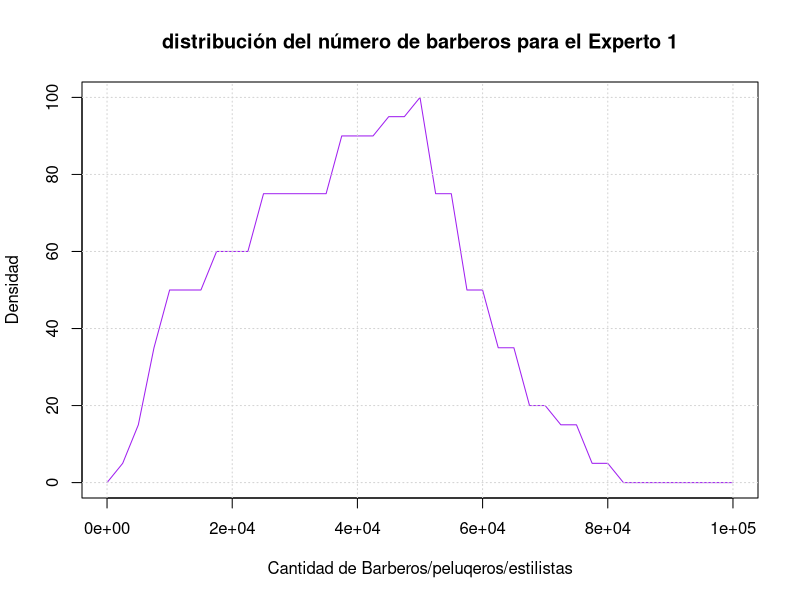
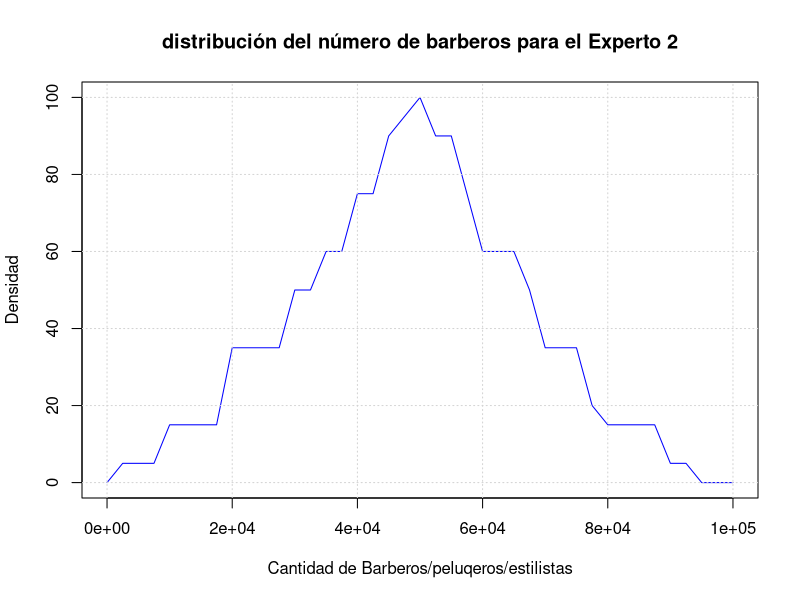
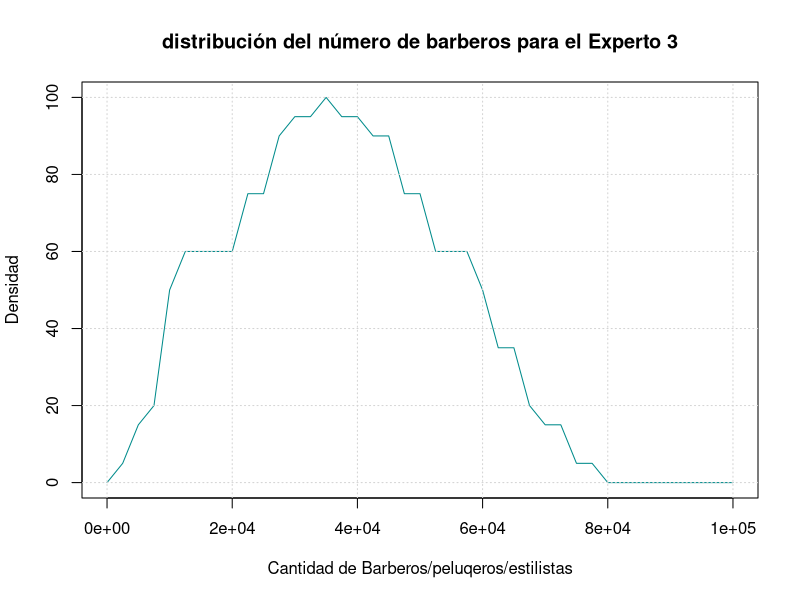
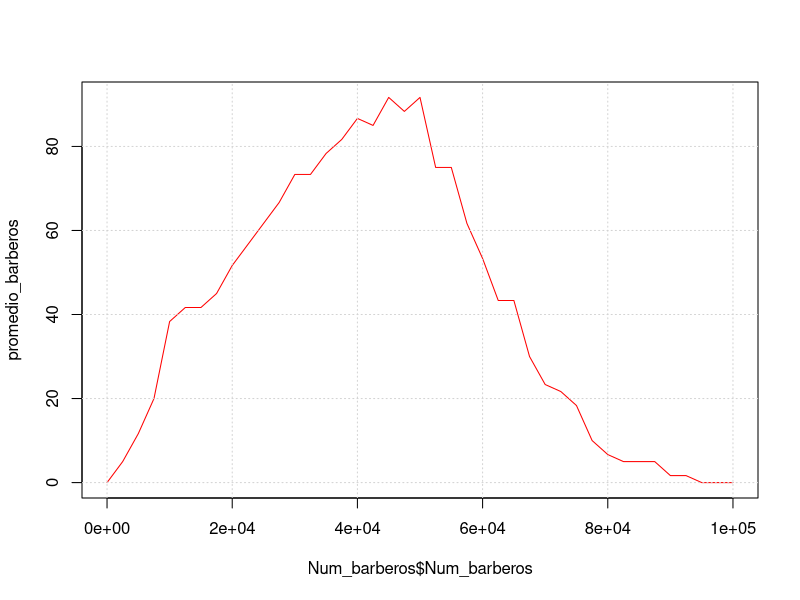
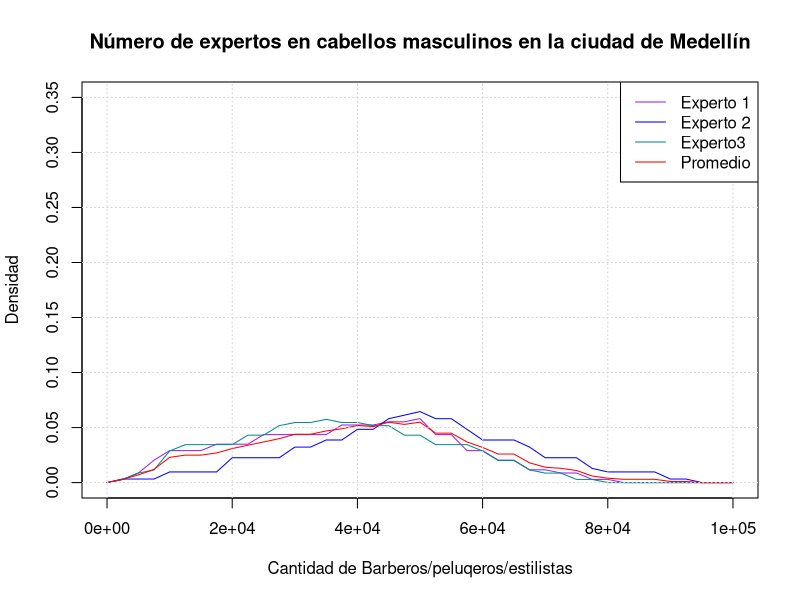
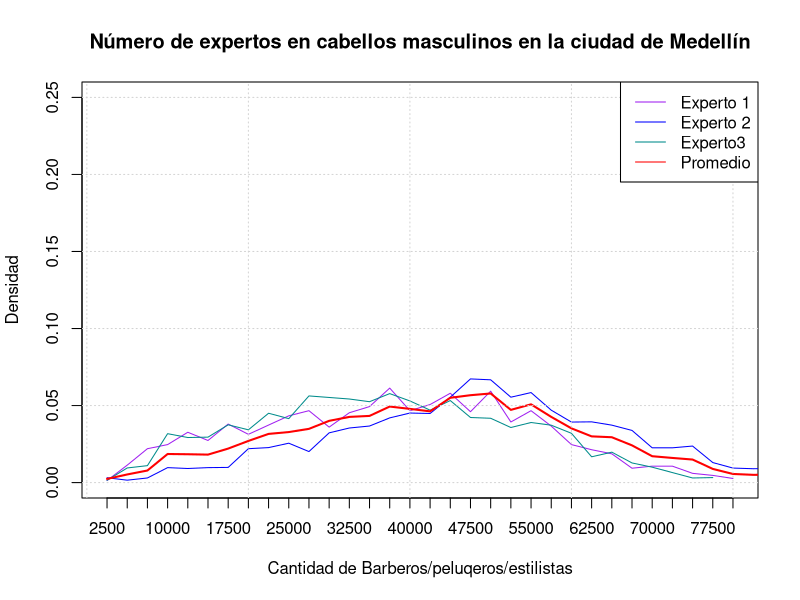
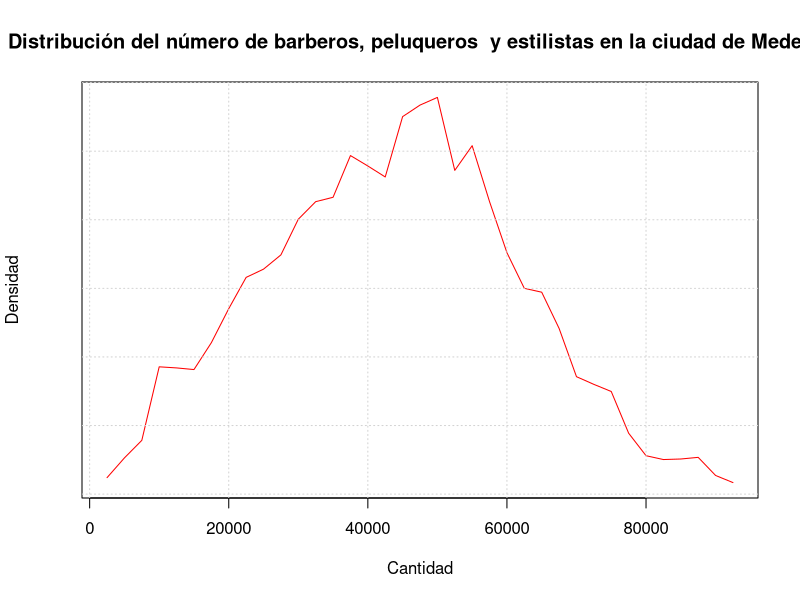
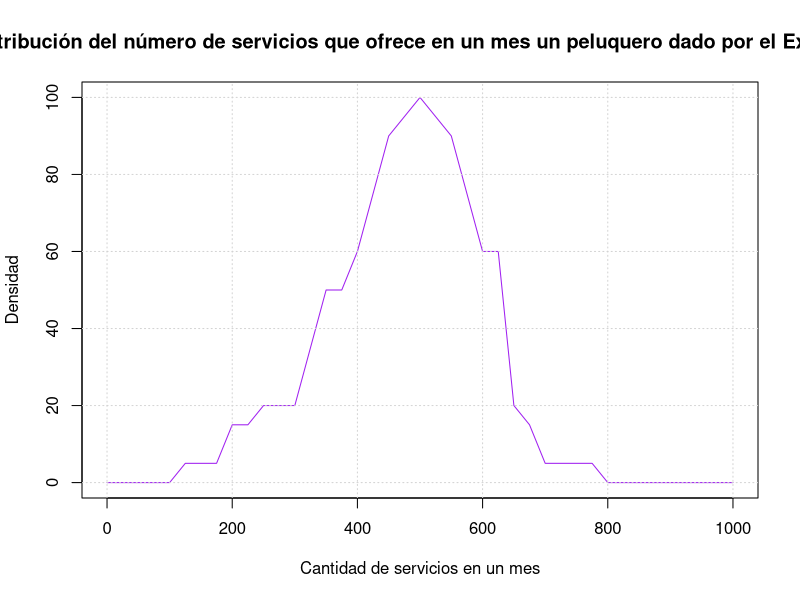

Generate these figures, in order, with R:
## ---- chunk 1
knitr::opts_chunk$set(echo = TRUE)
## ---- chunk 2
library(readxl)
Num_barberos <- read_excel("Num_barberos.xlsx")
Num_barberos <- data.frame(Num_barberos)
## ---- chunk 3
head(Num_barberos)
## ---- chunk 4
plot(Num_barberos$Num_barberos, Num_barberos$Experto1, type='l',ylab='Densidad',xlab='Cantidad de Barberos/peluqeros/estilistas', pch=19, col="purple", main="distribución del número de barberos para el Experto 1")
grid()
## ---- chunk 5
plot(Num_barberos$Num_barberos, Num_barberos$Experto2, type='l',ylab='Densidad',xlab='Cantidad de Barberos/peluqeros/estilistas', pch=19, col="blue", main="distribución del número de barberos para el Experto 2")
grid()
## ---- chunk 6
plot(Num_barberos$Num_barberos, Num_barberos$Experto3, type='l',ylab='Densidad',xlab='Cantidad de Barberos/peluqeros/estilistas', pch=19, col="cyan4", main="distribución del número de barberos para el Experto 3")
grid()
## ---- chunk 7
promedio_barberos <- rowMeans(data.frame(Num_barberos$Experto1, Num_barberos$Experto2, Num_barberos$Experto3))
## ---- chunk 8
plot(Num_barberos$Num_barberos,promedio_barberos,type='l',col='red', pch=19)
grid()
## ---- chunk 9
# Proporciones en cada una de las muestras
res1<-prop.table(Num_barberos$Experto1)
res2<-prop.table(Num_barberos$Experto2)
res3<-prop.table(Num_barberos$Experto3)

# Mezclando muestras de los expertos
res4<-prop.table(promedio_barberos)
## ---- chunk 10
plot(Num_barberos$Num_barberos, res1, type='l',ylab='Densidad',xlab='Cantidad de Barberos/peluqeros/estilistas', ylim=c(0,0.35), pch=19, col="purple")
title(main='Número de expertos en cabellos masculinos en la ciudad de Medellín')
points(Num_barberos$Num_barberos,res2,type='l',col='blue', pch=19)
points(Num_barberos$Num_barberos,res3,type='l',col='cyan4', pch=19)
points(Num_barberos$Num_barberos,res4,type='l',col='red', pch=19)
grid()
legend("topright",c('Experto 1','Experto 2','Experto3','Promedio'),lty=c(1,1,1,1),
col=c('purple','blue','cyan4','red'))
## ---- chunk 11
#Muestra experto 1
Nsim <-1000
n.seguridad1 <- 1.5
muestra1<-sample(Num_barberos[,1],Nsim*n.seguridad1,replace=T,prob=Num_barberos$Experto1)
## ---- chunk 12
Nsim <-1000
n.seguridad2 <- 7
muestra2<-sample(Num_barberos[,1],Nsim*n.seguridad2,replace=T,prob=Num_barberos$Experto2)
## ---- chunk 13
Nsim <-1000
n.seguridad3 <- 4
muestra3<-sample(Num_barberos[,1],Nsim*n.seguridad3,replace=T,prob=Num_barberos$Experto3)
## ---- chunk 14
# Mezclando muestras de los expertos
res4<-prop.table(table(c(muestra1,muestra2, muestra3)))
res4
## ---- chunk 15
plot(prop.table(table(muestra1)), type='l',ylab='Densidad',xlab='Cantidad de Barberos/peluqeros/estilistas', pch=19, col="purple", ylim = c(0, 0.25), lwd = 1)
title(main='Número de expertos en cabellos masculinos en la ciudad de Medellín')
points(prop.table(table(muestra2)),type='l',col='blue', pch=19, lwd = 1)
points(prop.table(table(muestra3)),type='l',col='cyan4', pch=19,lwd = 1)
points(sort(unique(c(muestra1,muestra2, muestra3))),res4,type='l',col='red', pch=19, lwd = 2)
grid()
legend("topright",c('Experto 1','Experto 2','Experto3','Promedio'),lty=c(1,1,1,1),
col=c('purple','blue','cyan4','red'))
## ---- chunk 16
muestra_final_barberos <- c(muestra1, muestra2, muestra3)
summary(muestra_final_barberos)
## ---- chunk 17
plot(sort(unique(c(muestra1,muestra2, muestra3))),res4,type='l',col='red', pch=19, main="Distribución del número de barberos, peluqueros  y estilistas en la ciudad de Medellín", ylab = "Densidad", xlab = "Cantidad")
grid()
## ---- chunk 18
Num_clientes <- read_excel("Num_clientes.xlsx")
Num_clientes <- data.frame(Num_clientes)
## ---- chunk 19
head(Num_clientes)
## ---- chunk 20
plot(Num_clientes$Num_clientes, Num_clientes$Experto1, type='l',ylab='Densidad',xlab='Cantidad de servicios en un mes', pch=19, col="purple", main="distribución del número de servicios que ofrece en un mes un peluquero dado por el Experto 1")
grid()
## ---- chunk 21
plot(Num_clientes$Num_clientes, Num_clientes$Experto2, type='l',ylab='Densidad',xlab='Cantidad de servicios en un mes', pch=19, col="blue", main="distribución del número de servicios que ofrece en un mes un peluquero dado por el Experto 2")
grid()
## ---- chunk 22
plot(Num_clientes$Num_clientes, Num_clientes$Experto3, type='l',ylab='Densidad',xlab='Cantidad de servicios en un mes', pch=19, col="purple", main="distribución del número de servicios que ofrece en un mes un peluquero dado por el Experto 3")
grid()
## ---- chunk 23
promedio_clientes <- rowMeans(data.frame(Num_clientes$Experto1, Num_clientes$Experto2, Num_clientes$Experto3))
## ---- chunk 24
plot(Num_clientes$Num_clientes,promedio_clientes,type='l',col='red', pch=19)
grid()
## ---- chunk 25
# Proporciones en cada una de las muestras
res1<-prop.table(Num_clientes$Experto1)
res2<-prop.table(Num_clientes$Experto2)
res3<-prop.table(Num_clientes$Experto3)

# Mezclando muestras de los expertos
res4<-prop.table(promedio_clientes)
## ---- chunk 26
plot(Num_clientes$Num_clientes, res1, type='l',ylab='Densidad',xlab='Cantidad de Barberos/peluqeros/estilistas', ylim=c(0,0.1), pch=19, col="purple")
title(main='Número de servicios en un mes de especialistas en cabello masculino')
points(Num_clientes$Num_clientes,res2,type='l',col='blue', pch=19)
points(Num_clientes$Num_clientes,res3,type='l',col='cyan4', pch=19)
points(Num_clientes$Num_clientes,res4,type='l',col='red', pch=19)
grid()
legend("topright",c('Experto 1','Experto 2','Experto3','Promedio'),lty=c(1,1,1,1),
col=c('purple','blue','cyan4','red'))
## ---- chunk 27
#Muestra experto 1
Nsim <-1000
n.seguridad1 <- 1.5
muestra1<-sample(Num_clientes[,1],Nsim*n.seguridad1,replace=T,prob=Num_clientes$Experto1)
## ---- chunk 28
Nsim <-1000
n.seguridad2 <- 7
muestra2<-sample(Num_clientes[,1],Nsim*n.seguridad2,replace=T,prob=Num_clientes$Experto2)
## ---- chunk 29
Nsim <-1000
n.seguridad3 <- 4
muestra3<-sample(Num_clientes[,1],Nsim*n.seguridad3,replace=T,prob=Num_clientes$Experto3)
## ---- chunk 30
# Mezclando muestras de los expertos
res4<-prop.table(table(c(muestra1,muestra2, muestra3)))
res4
## ---- chunk 31
plot(prop.table(table(muestra1)), type='l',ylab='Densidad',xlab='Cantidad de Barberos/peluqeros/estilistas', pch=19, col="purple", lwd = 1)
title(main='Número de expertos en cabellos masculinos en la ciudad de Medellín')
points(prop.table(table(muestra2)),type='l',col='blue', pch=19, lwd = 1)
points(prop.table(table(muestra3)),type='l',col='cyan4', pch=19,lwd = 1)
points(sort(unique(c(muestra1,muestra2, muestra3))),res4,type='l',col='red', pch=19, lwd = 2)
grid()
legend("topright",c('Experto 1','Experto 2','Experto3','Promedio'),lty=c(1,1,1,1),
col=c('purple','blue','cyan4','red'))
## ---- chunk 32
muestra_final_clientes <- c(muestra1, muestra2, muestra3)
summary(muestra_final_clientes)
## ---- chunk 33
plot(sort(unique(c(muestra1,muestra2, muestra3))),res4,type='l',col='red', pch=19, main="Distribución del número de barberos, peluqueros  y estilistas en la ciudad de Medellín", ylab = "Densidad", xlab = "Cantidad")
grid()
## ---- chunk 34
Precios <- read_excel("Ingresos.xlsx")
Precios <- data.frame(Precios)
## ---- chunk 35
head(Precios)
tail(Precios)
## ---- chunk 36
indices <- which(Precios$Costo%%500==0) 
Precios <- Precios[indices,]
## ---- chunk 37
plot(Precios$Costo, Precios$Experto1, type = "l", col="purple", main="Distribución costo servicio experto1")
## ---- chunk 38
plot(Precios$Costo, Precios$Experto2, type = "l", col="blue", main="Distribución costo servicio experto2")
## ---- chunk 39
plot(Precios$Costo, Precios$Experto3, type = "l", col="cyan4", main="Distribución costo servicio experto3")
## ---- chunk 40
res <- data.frame(Precios$Experto1, Precios$Experto2, Precios$Experto3)
promedio_Precios <- rowMeans(res)
## ---- chunk 41
plot(Precios$Costo, Precios$Experto1, type='l',ylab='Densidad',xlab='Costos', pch=19, col="purple", ylim = c(0, 450))
title(main='Pago por servicio promedio')
points(Precios$Costo,Precios$Experto2,type='l',col='blue', pch=19)
points(Precios$Costo,Precios$Experto3,type='l',col='cyan4', pch=19)
points(Precios$Costo, promedio_Precios, col="red", pch=19, type = "l")
#points(sort(unique(c(medias1,medias2, medias3))),res4,type='l',col='red', pch=19)
grid()
legend("topright",c('Experto 1','Experto 2','Experto3','Promedio'),lty=c(1,1,1,1),
col=c('purple','blue','cyan4','red'))
## ---- chunk 42
Nsim<-1000
n.seguridad1 <- 1.5
n.seguridad2 <- 7
n.seguridad3 <- 4
## ---- chunk 43
muestra1<-apply(matrix(
  sample(Precios$Costo,Nsim*n.seguridad1*(n.seguridad1-0.5),replace=T,prob=Precios$Experto1),
  ncol=n.seguridad1),1,mean)
## ---- chunk 44
summary(muestra1)
## ---- chunk 45
muestra2<-apply(matrix(
  sample(Precios$Costo,Nsim*n.seguridad2^2,replace=T,prob=Precios$Experto2),
  ncol=n.seguridad2),1,mean)
## ---- chunk 46
summary(muestra2)
## ---- chunk 47
muestra3<-apply(matrix(
  sample(Precios$Costo,Nsim*n.seguridad3^2,replace=T,prob=Precios$Experto3),
  ncol=n.seguridad3),1,mean)
## ---- chunk 48
summary(muestra3)
## ---- chunk 49
# Mezclando muestras de los expertos
res4<-prop.table(table(c(muestra1,muestra2, muestra3)))
## ---- chunk 50
plot(prop.table(table(muestra1)), type='l',ylab='Densidad',xlab='Cantidad de Barberos/peluqeros/estilistas', pch=19, col="purple", ylim = c(0, 0.05), lwd = 1)
title(main='Número de expertos en cabellos masculinos en la ciudad de Medellín')
points(prop.table(table(muestra2)),type='l',col='blue', pch=19, lwd = 1)
points(prop.table(table(muestra3)),type='l',col='cyan4', pch=19,lwd = 1)
points(sort(unique(c(muestra1,muestra2, muestra3))),res4,type='l',col='red', pch=19, lwd = 2)
grid()
legend("topright",c('Experto 1','Experto 2','Experto3','Promedio'),lty=c(1,1,1,1),
col=c('purple','blue','cyan4','red'))
## ---- chunk 51
plot(sort(unique(c(muestra1,muestra2, muestra3))),res4,type='l',col='red', pch=19, lwd = 2)
grid()
## ---- chunk 52
muestra_final_Precios <- c(muestra1, muestra2, muestra3)
summary(muestra_final_Precios)
## ---- chunk 53
par(mfrow=c(2,2))
hist(muestra1,xlab='Costo del servicio', ylab='Densidad', main='Experto1', col="purple")

hist(muestra2,xlab='Costo del servicio', ylab='Densidad', main='Experto2', col="blue")

hist(muestra3,xlab='Costo del servicio', ylab='Densidad', main='Experto3', col="cyan4")

hist(c(muestra1, muestra2, muestra3), xlab='Costo del servicio', ylab='Densidad', main='Promedio', col="red")

## ---- chunk 54
Tam_muestra <- 1000
Numero_barberos <- sample(muestra_final_barberos, Tam_muestra, replace = T)
Numero_clientes <- sample(muestra_final_clientes, Tam_muestra, replace = T)
Precio_servicio <- sample(muestra_final_Precios, Tam_muestra, replace = T)

df <- data.frame(Numero_barberos, Numero_clientes, Precio_servicio)


Ingresos_sector <- apply(df, 1, prod)
summary(Ingresos_sector)

## ---- chunk 55
plot(density(Ingresos_sector))
## ---- chunk 56
hist(Ingresos_sector)
